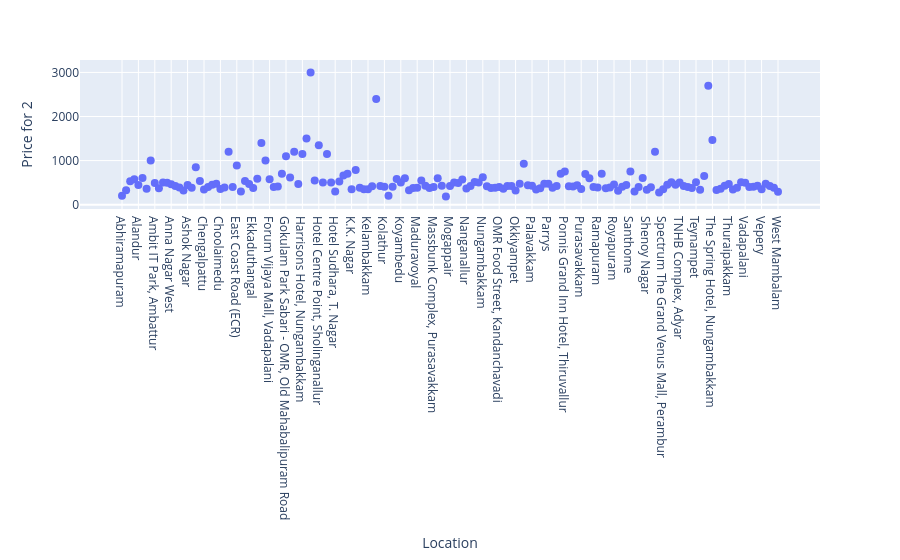

The cell this chart's notebook holds for it:
### Code cell
fig = px.scatter(region_price_df, x="Location", y="Price for 2").update_traces(marker_size=8)
fig.show()

### Figure 1 — Plotly figure (JSON) as saved in the notebook; plotly's stock layout.template omitted (floating-point values rounded to 4 significant figures; data arrays with more than 128 entries replaced by an {"elided": "..."} marker saying what was removed)
{"data": [{"hovertemplate": "Location=%{x}<br>Price for 2=%{y}<extra></extra>", "legendgroup": "", "marker": {"color": "#636efa", "size": 8, "symbol": "circle"}, "mode": "markers", "name": "", "orientation": "v", "showlegend": false, "type": "scatter", "x": {"elided": "161 str values"}, "xaxis": "x", "y": {"elided": "161 float values"}, "yaxis": "y"}], "layout": {"legend": {"tracegroupgap": 0}, "margin": {"t": 60}, "xaxis": {"anchor": "y", "domain": [0, 1], "title": {"text": "Location"}}, "yaxis": {"anchor": "x", "domain": [0, 1], "title": {"text": "Price for 2"}}}}
